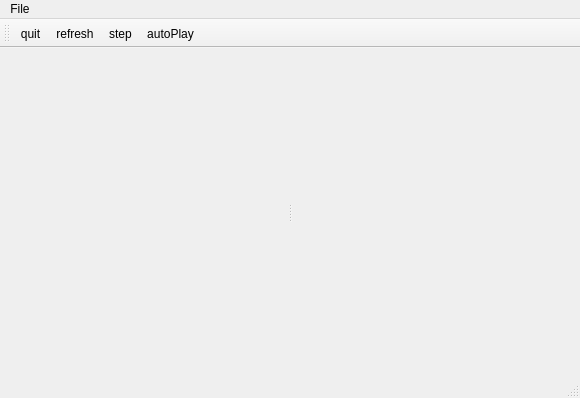
<?xml version="1.0" encoding="UTF-8"?>
<ui version="4.0">
 <class>MainWindow</class>
 <widget class="QMainWindow" name="MainWindow">
  <property name="geometry">
   <rect>
    <x>0</x>
    <y>0</y>
    <width>580</width>
    <height>398</height>
   </rect>
  </property>
  <property name="windowTitle">
   <string>MainWindow</string>
  </property>
  <widget class="QWidget" name="centralWidget">
   <layout class="QVBoxLayout" name="verticalLayout">
    <item>
     <widget class="QSplitter" name="splitter">
      <property name="orientation">
       <enum>Qt::Horizontal</enum>
      </property>
      <widget class="QCustomPlot" name="customPlot" native="true">
       <property name="minimumSize">
        <size>
         <width>150</width>
         <height>0</height>
        </size>
       </property>
      </widget>
      <widget class="QCustomPlot" name="customPlot2" native="true">
       <property name="minimumSize">
        <size>
         <width>150</width>
         <height>0</height>
        </size>
       </property>
      </widget>
     </widget>
    </item>
   </layout>
  </widget>
  <widget class="QMenuBar" name="menuBar">
   <property name="geometry">
    <rect>
     <x>0</x>
     <y>0</y>
     <width>580</width>
     <height>20</height>
    </rect>
   </property>
   <widget class="QMenu" name="menuFile">
    <property name="title">
     <string>File</string>
    </property>
    <addaction name="actionRefresh"/>
    <addaction name="actionStep"/>
    <addaction name="actionAutoPlay"/>
    <addaction name="separator"/>
    <addaction name="actionQuit"/>
   </widget>
   <addaction name="menuFile"/>
  </widget>
  <widget class="QToolBar" name="mainToolBar">
   <attribute name="toolBarArea">
    <enum>TopToolBarArea</enum>
   </attribute>
   <attribute name="toolBarBreak">
    <bool>false</bool>
   </attribute>
   <addaction name="actionQuit"/>
   <addaction name="actionRefresh"/>
   <addaction name="actionStep"/>
   <addaction name="actionAutoPlay"/>
  </widget>
  <widget class="QStatusBar" name="statusBar"/>
  <action name="actionQuit">
   <property name="icon">
    <iconset theme="application-exit">
     <normaloff/>
    </iconset>
   </property>
   <property name="text">
    <string>quit</string>
   </property>
  </action>
  <action name="actionRefresh">
   <property name="icon">
    <iconset theme="view-refresh"/>
   </property>
   <property name="text">
    <string>refresh</string>
   </property>
  </action>
  <action name="actionStep">
   <property name="icon">
    <iconset theme="media-playback-start"/>
   </property>
   <property name="text">
    <string>step</string>
   </property>
  </action>
  <action name="actionAutoPlay">
   <property name="checkable">
    <bool>true</bool>
   </property>
   <property name="icon">
    <iconset theme="player-time"/>
   </property>
   <property name="text">
    <string>autoPlay</string>
   </property>
  </action>
 </widget>
 <layoutdefault spacing="6" margin="11"/>
 <customwidgets>
  <customwidget>
   <class>QCustomPlot</class>
   <extends>QWidget</extends>
   <header>qcustomplot.hpp</header>
   <container>1</container>
  </customwidget>
 </customwidgets>
 <resources/>
 <connections>
  <connection>
   <sender>actionQuit</sender>
   <signal>triggered()</signal>
   <receiver>MainWindow</receiver>
   <slot>close()</slot>
   <hints>
    <hint type="sourcelabel">
     <x>-1</x>
     <y>-1</y>
    </hint>
    <hint type="destinationlabel">
     <x>289</x>
     <y>198</y>
    </hint>
   </hints>
  </connection>
 </connections>
</ui>
